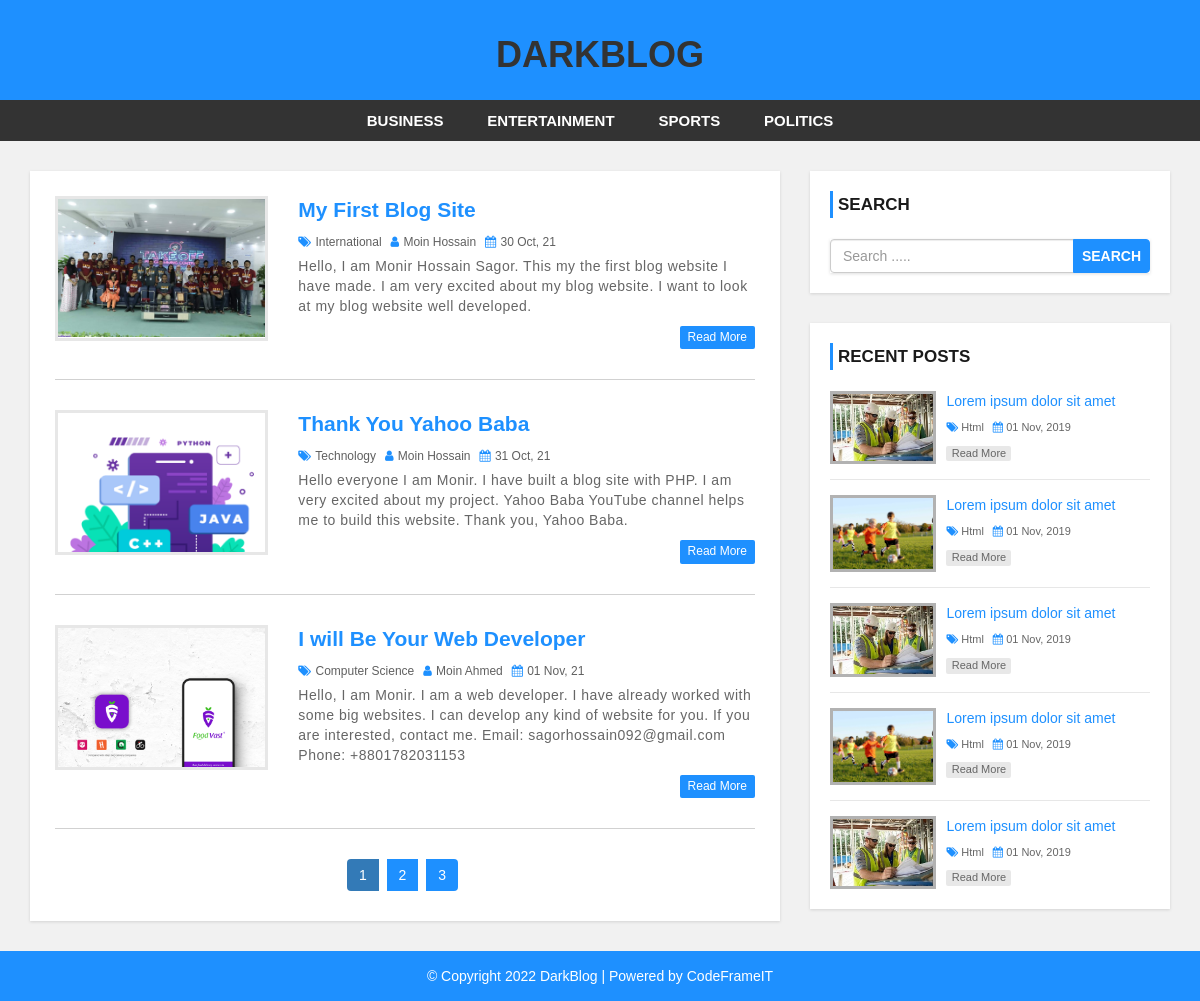
The page / on the database its author committed.
### tables this page shows
CREATE TABLE `post` (
  `p_id` int(5) NOT NULL,
  `p_title` varchar(50) NOT NULL,
  `p_description` longtext NOT NULL,
  `p_category` int(4) NOT NULL,
  `p_author` int(5) NOT NULL,
  `p_date` varchar(20) NOT NULL,
  `p_image` varchar(200) NOT NULL
);

CREATE TABLE `category` (
  `cid` int(4) NOT NULL,
  `cname` varchar(20) NOT NULL,
  `cpost` int(5) NOT NULL
);

CREATE TABLE `users` (
  `id` int(11) NOT NULL,
  `first_name` varchar(25) NOT NULL,
  `last_name` varchar(25) NOT NULL,
  `username` varchar(15) NOT NULL,
  `password` varchar(50) NOT NULL,
  `role` int(3) NOT NULL
);

### index.php (the view)
<?php include 'header.php';
        include 'admin/config.php';
?>
    <div id="main-content">
        <div class="container">
            <div class="row">
                <div class="col-md-8">
                    <div class="post-container">
                        <?php
                            $sql_command = "SELECT p_id, p_title, p_description, c.cname, u.first_name, u.last_name, p.p_date, p_image FROM `post` p LEFT JOIN category c ON p.p_category = c.cid LEFT JOIN users u ON p.p_author = u.id";
                            $result  = mysqli_query($connection, $sql_command);
                            if(mysqli_num_rows($result) > 0){
                                while($row = mysqli_fetch_assoc($result)){
                        ?>
                                    <div class="post-content">
                                        <div class="row">
                                            <div class="col-md-4">
                                                <a class="post-img" href="single.php?post=<?php echo $row['p_id'];?>"><img src="admin/upload/<?php echo $row['p_image'];?>" alt=""/></a>
                                            </div>
                                            <div class="col-md-8">
                                                <div class="inner-content clearfix">
                                                    <h3><a href='single.php'><?php echo $row['p_title']; ?></a></h3>
                                                    <div class="post-information">
                                                        <span>
                                                            <i class="fa fa-tags" aria-hidden="true"></i>
                                                            <a href='category.php'><?php echo $row['cname'] ?></a>
                                                        </span>
                                                        <span>
                                                            <i class="fa fa-user" aria-hidden="true"></i>
                                                            <a href='author.php'><?php echo $row['first_name']." ".$row['last_name']; ?></a>
                                                        </span>
                                                        <span>
                                                            <i class="fa fa-calendar" aria-hidden="true"></i>
                                                            <?php echo $row['p_date']; ?>
                                                        </span>
                                                    </div>
                                                    <p class="description">
                                                        <?php echo $row['p_description']; ?>
                                                    </p>
                                                    <a class='read-more pull-right' href='single.php?post=<?php echo $row['p_id'];?>'>read more</a>
                                                </div>
                                            </div>
                                        </div>
                                    </div>
                        <?php
                                }
                            }
                        ?>
                        <ul class='pagination'>
                            <li class="active"><a href="">1</a></li>
                            <li><a href="">2</a></li>
                            <li><a href="">3</a></li>
                        </ul>
                    </div>
                </div>
                <?php include 'sidebar.php'; ?>
            </div>
        </div>
    </div>
<?php include 'footer.php'; ?>

### header.php (shortened to what this page needs)
<!DOCTYPE html>
<html lang="en">
<head>
    <link rel="stylesheet" href="css/bootstrap.min.css" />
    <link rel="stylesheet" href="css/font-awesome.css">
    <link rel="stylesheet" href="css/style.css">
</head>
<body>
<div id="header">
    <div class="container">
        <div class="row">
            <div class=" col-md-offset-4 col-md-4">
                <a href="./" id="logo" class="h1"><b>DARKBLOG</b></a>
            </div>
        </div>
    </div>
</div>
<div id="menu-bar">
    <div class="container">
        <div class="row">
            <div class="col-md-12">
                <ul class='menu'>
                    <li><a href='category.php'>Business</a></li>
                    <li><a href='category.php'>Entertainment</a></li>
                    <li><a href='category.php'>Sports</a></li>
                    <li><a href='category.php'>Politics</a></li>
                </ul>
            </div>
        </div>
    </div>
</div>

### sidebar.php
<div id="sidebar" class="col-md-4">
    <div class="search-box-container">
        <h4>Search</h4>
        <form class="search-post" action="search.php" method ="GET">
            <div class="input-group">
                <input type="text" name="search" class="form-control" placeholder="Search .....">
                <span class="input-group-btn">
                    <button type="submit" class="btn btn-danger">Search</button>
                </span>
            </div>
        </form>
    </div>
    <div class="recent-post-container">
        <h4>Recent Posts</h4>
        <div class="recent-post">
            <a class="post-img" href="">
                <img src="images/post-format.jpg" alt=""/>
            </a>
            <div class="post-content">
                <h5><a href="single.php">Lorem ipsum dolor sit amet</a></h5>
                <span>
                    <i class="fa fa-tags" aria-hidden="true"></i>
                    <a href='category.php'>Html</a>
                </span>
                <span>
                    <i class="fa fa-calendar" aria-hidden="true"></i>
                    01 Nov, 2019
                </span>
                <a class="read-more" href="single.php">read more</a>
            </div>
        </div>
        <div class="recent-post">
            <a class="post-img" href="">
                <img src="images/post_1.jpg" alt=""/>
            </a>
            <div class="post-content">
                <h5><a href="single.php">Lorem ipsum dolor sit amet</a></h5>
                <span>
                    <i class="fa fa-tags" aria-hidden="true"></i>
                    <a href='category.php'>Html</a>
                </span>
                <span>
                    <i class="fa fa-calendar" aria-hidden="true"></i>
                    01 Nov, 2019
                </span>
                <a class="read-more" href="single.php">read more</a>
            </div>
        </div>
        <div class="recent-post">
            <a class="post-img" href="">
                <img src="images/post-format.jpg" alt=""/>
            </a>
            <div class="post-content">
                <h5><a href="single.php">Lorem ipsum dolor sit amet</a></h5>
                <span>
                    <i class="fa fa-tags" aria-hidden="true"></i>
                    <a href='category.php'>Html</a>
                </span>
                <span>
                    <i class="fa fa-calendar" aria-hidden="true"></i>
                    01 Nov, 2019
                </span>
                <a class="read-more" href="single.php">read more</a>
            </div>
        </div>
        <div class="recent-post">
            <a class="post-img" href="">
                <img src="images/post_1.jpg" alt=""/>
            </a>
            <div class="post-content">
                <h5><a href="single.php">Lorem ipsum dolor sit amet</a></h5>
                <span>
                    <i class="fa fa-tags" aria-hidden="true"></i>
                    <a href='category.php'>Html</a>
                </span>
                <span>
                    <i class="fa fa-calendar" aria-hidden="true"></i>
                    01 Nov, 2019
                </span>
                <a class="read-more" href="single.php">read more</a>
            </div>
        </div>
        <div class="recent-post">
            <a class="post-img" href="">
                <img src="images/post-format.jpg" alt=""/>
            </a>
            <div class="post-content">
                <h5><a href="single.php">Lorem ipsum dolor sit amet</a></h5>
                <span>
                    <i class="fa fa-tags" aria-hidden="true"></i>
                    <a href='category.php'>Html</a>
                </span>
                <span>
                    <i class="fa fa-calendar" aria-hidden="true"></i>
                    01 Nov, 2019
                </span>
                <a class="read-more" href="single.php">read more</a>
            </div>
        </div>
    </div>
</div>

### footer.php
<div id ="footer">
    <div class="container">
        <div class="row">
            <div class="col-md-12">
                <span>© Copyright 2022 DarkBlog | Powered by <a href="http://www.codeframeit.com">CodeFrameIT</a></span>
            </div>
        </div>
    </div>
</div>
</body>
</html>

### css/style.css (style rules this page uses)
body { background: #f1f1f1; font-family: sans-serif,arial,Helvetica; }
a, a:hover, a:focus { text-decoration: none; outline: none; }
ul { margin:0; padding:0; list-style:none; }
form { background: #fff; padding: 25px; box-shadow:0 1px 3px rgba(0, 0, 0, 0.13); }
#header { background: #1e90ff; text-align: center; padding: 15px; }
#logo { display: inline-block; width: 65%; }
#menu-bar { background: #333; text-align: center; }
#menu-bar .menu > li { display: inline-block; }
.menu > li > a { padding: 10px 20px; display: block; text-transform: uppercase; color: #fff; font-size: 15px; font-weight:600; transition:all 0.5s ease 0s; }
#main-content { padding: 30px 0; min-height: 750px; }
#main-content .post-container { background-color: #fff; padding: 25px; box-shadow: 0 1px 3px rgba(0, 0, 0, 0.13); }
#main-content .post-content { border-bottom: 1px solid #d1d1d1; padding: 0 0 30px; margin-bottom:30px; }
#main-content .post-content img { width: 100%; }
#main-content .post-content .post-img { border: 3px solid #e7e7e7; display: block; height: 145px; overflow: hidden; transition: border .3s; }
#main-content .post-content h3 { font-size: 21px; line-height: 28px; font-weight: 600; margin: 0 0 7px; }
#main-content .post-content h3 a { color: #1e90ff; transition:all 0.3s; }
#main-content .post-content .post-information span { color: #606060; font-size: 12px; text-transform: capitalize; margin: 0 5px 5px 0; display: inline-block; }
#main-content .post-content .post-information i { color: #1e90ff; margin-right: 1px; }
#main-content .post-content .post-information a { color: #606060; text-decoration: none; }
#main-content .post-content p, #main-content .single-post p { color: #666; font-size: 14px; letter-spacing: 0.5px; margin:0 0 10px; }
#main-content .post-content a.read-more { color: #fff; background-color: #1E90FF; font-size: 12px; text-transform: capitalize; padding: 3px 8px; border-radius: 2px; transition: all 0.3s; }
.pagination { display: block; text-align: center; margin: 0; }
.pagination li { display:inline-block; margin: 0 5px 0 0; }
.pagination li a { border: none; background: #1e90ff; color: #fff; }
i.fa { color:#222; }
#sidebar h4 { color: #1A1A1A; font-size: 17px; line-height: 27px; font-weight:600; text-transform: uppercase; padding: 0 0 0 5px; margin: 0 0 21px; border-left: 3px solid #1e90ff; }
#sidebar .search-box-container { background-color: #fff; padding: 20px; margin: 0 0 30px; box-shadow: 0 1px 3px rgba(0, 0, 0, 0.13); }
#sidebar .search-post { padding: 0; }
#sidebar .search-post input { color: #606060; }
#sidebar .search-post .btn { font-weight: 600; text-transform: uppercase; padding: 6px 8px; background-color: #1E90FF; border-color: #1E90FF; outline: none; }
#sidebar .recent-post-container { padding: 20px; background: #fff; box-shadow: 0 1px 3px rgba(0, 0, 0, 0.13); }
#sidebar .recent-post { border-bottom: 1px solid #e7e7e7; padding: 0 0 15px; margin: 0 0 15px; }
#sidebar .recent-post:last-child { margin: 0; padding: 0; border: none; }
#sidebar .recent-post .post-img { display: inline-block; width: 33%; border: 3px solid rgba(0,0,0,0.3); vertical-align: top; transition: border .3s; }
#sidebar .recent-post .post-img img { width: 100%; }
#sidebar .recent-post .post-content { width: 65%; display: inline-block; border: none; padding: 0 0 0 7px; margin: 0; }
#sidebar .recent-post h5 { font-size: 14px; line-height: 20px; margin: 0 0 5px; }
#sidebar .recent-post h5 a { color: #1E90FF; }
#sidebar .recent-post span { color: #666; font-size: 11px; display: inline-block; margin: 0 5px 10px 0; }
#sidebar .recent-post span a { color: #666; }
#sidebar .recent-post span i { color: #1E90FF; }
#sidebar .recent-post a.read-more { color: #666; background-color: rgba(0,0,0,0.09); width: 65px; font-size: 11px; text-align: center; padding: 0; display: block; transition: all 0.3s; }
#footer { color: #fff; padding:15px 0; text-align:center; background-color:#1e90ff; }
#footer a { color:#fff; }

### rows shown on the page
post: p_image (picture), p_title "My First Blog Site", category.cname "International", users.first_name "Moin", users.last_name "Hossain", p_date "30 Oct, 21", p_description "Hello, I am Monir Hossain Sagor. This my the first blog website I have made. I am very excited about my blog website. I want to look at my blog website well developed."
post: p_image (picture), p_title "Thank You Yahoo Baba", category.cname "Technology", users.first_name "Moin", users.last_name "Hossain", p_date "31 Oct, 21", p_description "Hello everyone I am Monir. I have built a blog site with PHP. I am very excited about my project. Yahoo Baba YouTube channel helps me to build this website. Thank you, Yahoo Baba."
post: p_image (picture), p_title "I will Be Your Web Developer", category.cname "Computer Science", users.first_name "Moin", users.last_name "Ahmed", p_date "01 Nov, 21", p_description "Hello, I am Monir. I am a web developer. I have already worked with some big websites. I can develop any kind of website for you. If you are interested, contact me. Email: sagorhossain092@gmail.com Phone: +8801782031153"
